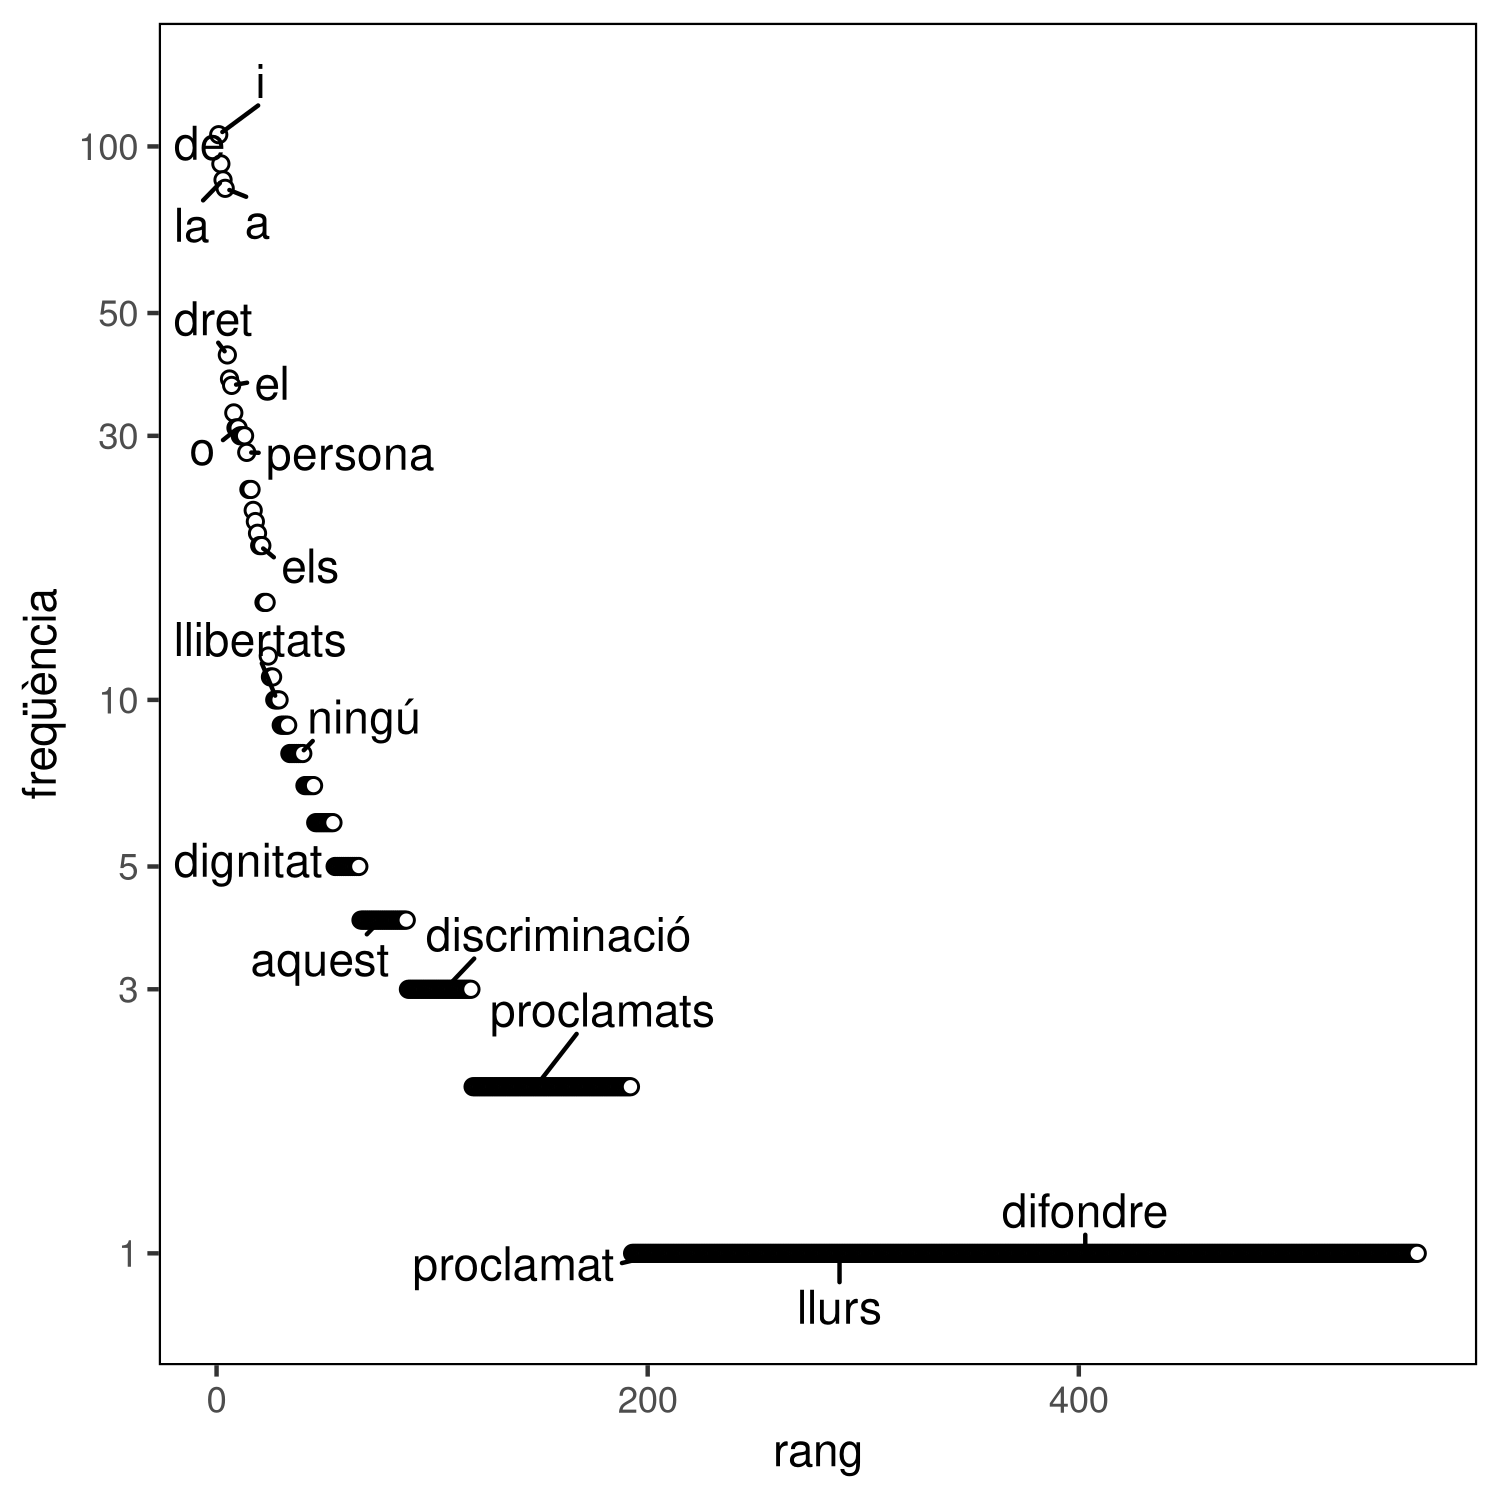

Recreate this plot in R.
source("../util.R")

library(ggplot2)

usage = paste(
    sep='\n',
    "ús: Rscript rank_frequency.R fitxer.csv fitxer.pdf [--loglog --paraules]",
    "utilitza la taula de fitxer.csv per crear una figura que desa a fitxer.pdf",
    "genera ona gràfica de rang contra freqüència",
    "amb la opció --loglog ambdos eixos son en escala logaritmica, sense la opció son en escala lineal",
    "amb la opció --paraules algunes de les paraules es mostren a la gràfica (requereix el paquet ggrepel)"
)

## Llegeix comandes
args <- commandArgs(trailingOnly = TRUE)
if (length(args) < 2) {
    stop(usage)
} else {
    table <- read.csv(args[1])
    pdffile <- args[2]

    rest <- tail(args, -2)
    loglog <- "--loglog" %in% rest
    words <- "--paraules" %in% rest
    if (loglog+words != length(rest)) {
        stop(usage)
    }
}

## Selecciona aleatoriament les paraules que es mostraran
l <- unique(round(exp((1:1000)/3)))
l <- l[l<=nrow(table)]
tmp <- table[l,"word"]
table[,"word"] <- ""
table[l,"word"] <- tmp

## Crea el plot
plot <- ggplot(table, aes(rank, freq, label=word)) +
    geom_point(aes(shape="circle", fill="solid")) +
    xlab("rang") +
    ylab("freqüència")
plot <- my_transparent_theme(plot)

## Cal escala log-log?
if (loglog) {
    plot <- plot + 
        scale_x_log10(n.breaks=9)
    if (!words) {
        plot <- plot + scale_y_log10(n.breaks=9)
    }
}

## Cal afegir les paraules?
if (words) {
    library(ggrepel)
    
    plot <- plot +
        geom_text_repel(
            min.segment.length = 0.1,
            max.overlaps = Inf,
            force = 1,
            force_pull = 1
        ) +
        scale_y_log10(
            n.breaks=9,
            expand = expansion(mult = 0.1)
        )
}

save_figure(plot, pdffile)
